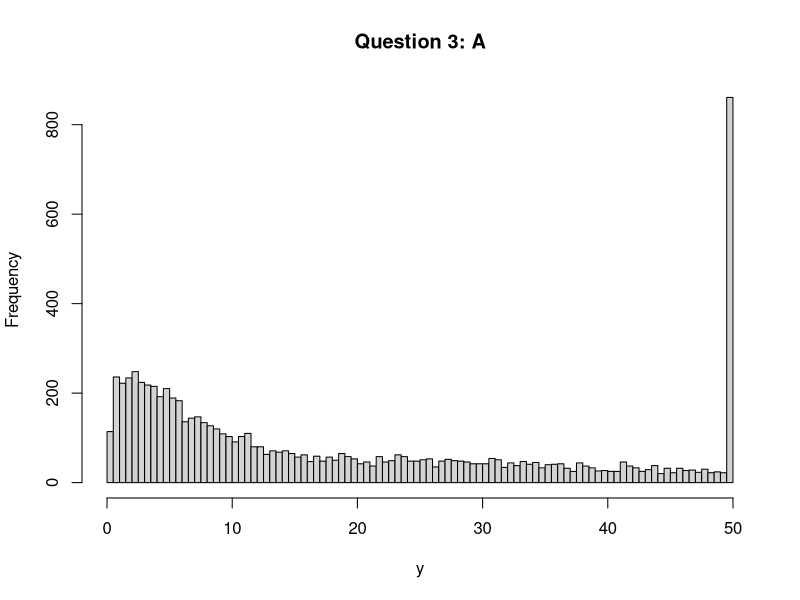
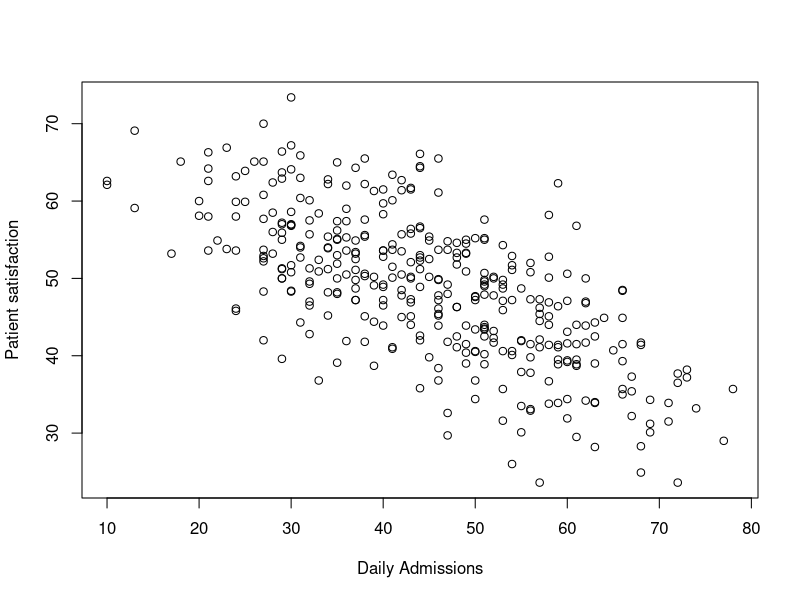
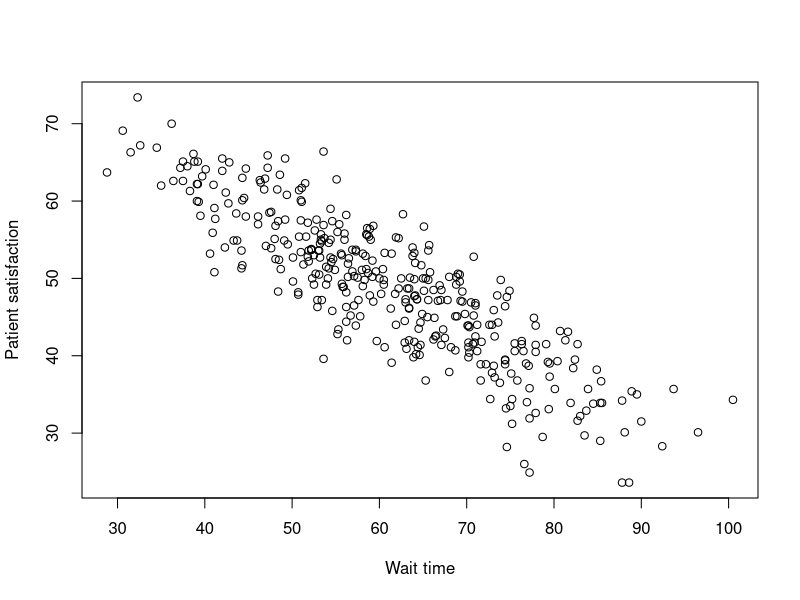

Write R code to recreate these figures, in order.
## ---- chunk 1
knitr::opts_chunk$set(echo = FALSE)
## ---- chunk 2
# Define the data vector
data <- c(9.87, 10.23, 9.94, 10.18, 9.76, 10.02)

# Calculate mean and median
data_mean <- mean(data)
data_median <- median(data)

# Output values
cat("The mean for this data is", data_mean, "and the median is", data_median)

## ---- chunk 3
# Define data vector again
data <- c(9.87, 10.23, 9.94, 10.18, 9.76, 10.02)

data_sd <- sd(data)
data_sv <- var(data)

cat("The standard deviation for this data is", data_sd, "and the sample variance is", data_sv)

## ---- chunk 4
set.seed(83972706) # student id
y <- rgamma(8000, shape = c(1.5, 3), scale = c(4, 12))
y[y > 50] <- 50

hist(y, breaks = 100, main = "Question 3: A")
## ---- chunk 5
set.seed(83972706) # student id
y <- rgamma(8000, shape = c(1.5, 3), scale = c(4, 12))
y[y > 50] <- 50

answer_c <- quantile(y, probs = c(0.01, seq(0.05, 0.95, by = 0.05), 0.99))


## ---- chunk 6
dataset <- read.csv('emergency_department_data.csv')
data_cor <- cor(dataset$daily_admissions, dataset$wait_time) # This is the data correlation
## ---- chunk 7
dataset <- read.csv('emergency_department_data.csv')
admissions_cor <- cor(dataset$daily_admissions, dataset$patient_satisfaction)


plot(dataset$daily_admissions, dataset$patient_satisfaction, xlab='Daily Admissions', ylab = 'Patient satisfaction') # Daily admissions as explanatory

plot(dataset$wait_time, dataset$patient_satisfaction, xlab='Wait time', ylab = 'Patient satisfaction') # Wait time as explanatory
